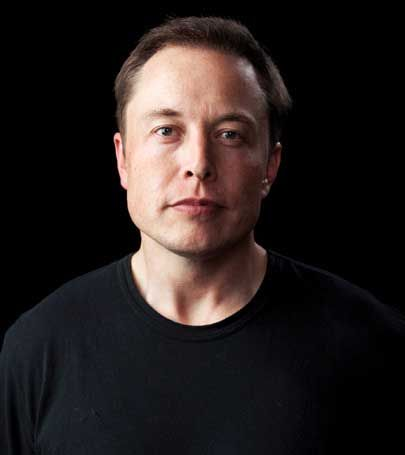
#> input picture black-and-white/images/elon.jpg, 405 x 455 px; its folder holds only this picture in this run
$ python colourFilter.py
#> lines starting #> are read from the running program, lines starting #| are printed output that depends on the picture
import PIL
from PIL import Image
import glob
import numpy as np
import cv2
import os

img_array = []
count = 0

for img in glob.glob('/Work/MyProjects/Python/black-and-white/images/*.jpg'):

    temp = cv2.imread(img)
#> temp is the input picture: shape (455, 405, 3); mean B, G, R 30.4, 31.3, 38.3

    r, g, b = np.array(temp).T
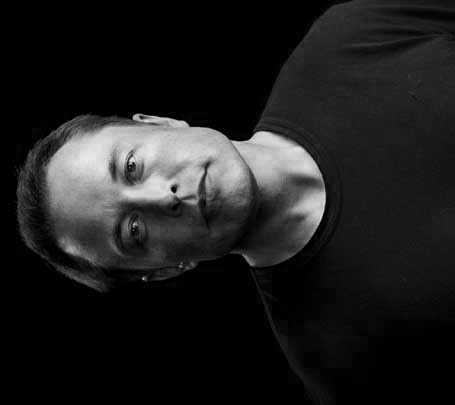
#> r: shape (405, 455); min 0, max 234, mean 30.4
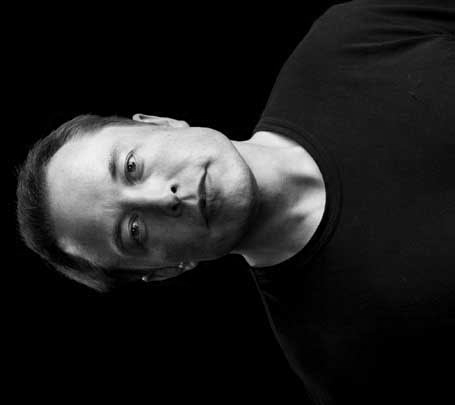
#> g: shape (405, 455); min 0, max 244, mean 31.3
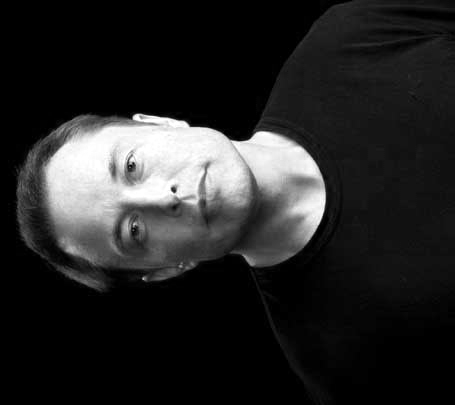
#> b: shape (405, 455); min 0, max 255, mean 38.3

    a = np.zeros_like(g)
    a[g < 100] = 255

    g = np.zeros_like(g)
    g[g < 100] = 50

    b = np.zeros_like(b)
    b[b < 100] = 50

    r = np.zeros_like(r)
    r[r < 100] = 200

    #g = (b + r) * 60

    temp = Image.fromarray(np.dstack([item.T for item in (r, g, b, a)]))
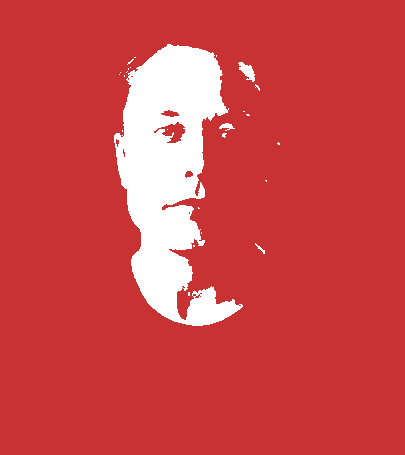
#> temp: PIL image 405x455 RGBA; mean R, G, B, A 200, 50, 50, 227.6; transparent parts drawn white
    img_array.append(temp)
    temp.save("example%s.png" % count)

    print('DONE')
    count += 1
